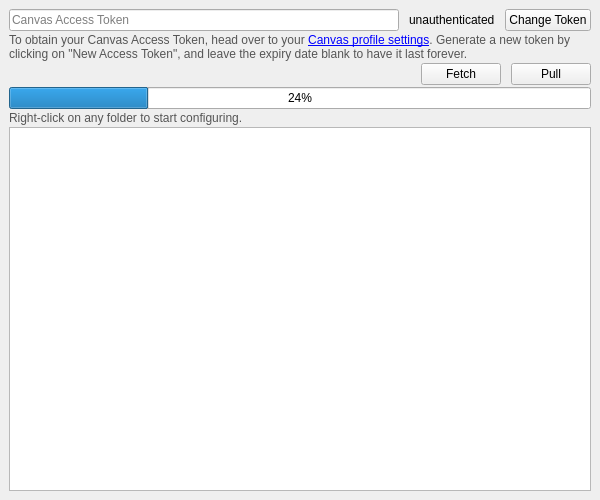
<?xml version="1.0" encoding="UTF-8"?>
<ui version="4.0">
 <class>MainWindow</class>
 <widget class="QMainWindow" name="MainWindow">
  <property name="geometry">
   <rect>
    <x>0</x>
    <y>0</y>
    <width>600</width>
    <height>500</height>
   </rect>
  </property>
  <property name="windowTitle">
   <string>Canvas Sync</string>
  </property>
  <property name="styleSheet">
   <string notr="true"/>
  </property>
  <widget class="QWidget" name="centralwidget">
   <property name="sizePolicy">
    <sizepolicy hsizetype="Preferred" vsizetype="Preferred">
     <horstretch>0</horstretch>
     <verstretch>0</verstretch>
    </sizepolicy>
   </property>
   <layout class="QVBoxLayout" name="verticalLayout">
    <property name="spacing">
     <number>2</number>
    </property>
    <item>
     <layout class="QHBoxLayout" name="horizontalLayout_accessToken">
      <property name="spacing">
       <number>10</number>
      </property>
      <property name="topMargin">
       <number>0</number>
      </property>
      <item>
       <widget class="QLineEdit" name="lineEdit_accessToken">
        <property name="echoMode">
         <enum>QLineEdit::Password</enum>
        </property>
        <property name="placeholderText">
         <string>Canvas Access Token</string>
        </property>
       </widget>
      </item>
      <item>
       <widget class="QLabel" name="label_authenticationStatus">
        <property name="text">
         <string>unauthenticated</string>
        </property>
       </widget>
      </item>
      <item>
       <widget class="QPushButton" name="pushButton_changeToken">
        <property name="enabled">
         <bool>true</bool>
        </property>
        <property name="text">
         <string>Change Token</string>
        </property>
       </widget>
      </item>
     </layout>
    </item>
    <item>
     <widget class="QLabel" name="label_accessTokenHelp">
      <property name="text">
       <string>&lt;span style=&quot;color: #555555&quot;
  &gt;To obtain your Canvas Access Token, head over to your
  &lt;a href=&quot;https://canvas.nus.edu.sg/profile/settings&quot;
    &gt;Canvas profile settings&lt;/a
  &gt;. Generate a new token by clicking on &quot;New Access Token&quot;, and leave the
  expiry date blank to have it last forever.&lt;/span
&gt;
</string>
      </property>
      <property name="wordWrap">
       <bool>true</bool>
      </property>
      <property name="openExternalLinks">
       <bool>true</bool>
      </property>
     </widget>
    </item>
    <item>
     <layout class="QHBoxLayout" name="horizontalLayout_actionButtons">
      <property name="spacing">
       <number>10</number>
      </property>
      <property name="topMargin">
       <number>0</number>
      </property>
      <item>
       <spacer name="horizontalSpacer">
        <property name="orientation">
         <enum>Qt::Horizontal</enum>
        </property>
        <property name="sizeType">
         <enum>QSizePolicy::MinimumExpanding</enum>
        </property>
        <property name="sizeHint" stdset="0">
         <size>
          <width>40</width>
          <height>20</height>
         </size>
        </property>
       </spacer>
      </item>
      <item>
       <widget class="QPushButton" name="pushButton_fetch">
        <property name="minimumSize">
         <size>
          <width>80</width>
          <height>0</height>
         </size>
        </property>
        <property name="text">
         <string>Fetch</string>
        </property>
       </widget>
      </item>
      <item>
       <widget class="QPushButton" name="pushButton_pull">
        <property name="sizePolicy">
         <sizepolicy hsizetype="Maximum" vsizetype="Fixed">
          <horstretch>0</horstretch>
          <verstretch>0</verstretch>
         </sizepolicy>
        </property>
        <property name="minimumSize">
         <size>
          <width>80</width>
          <height>0</height>
         </size>
        </property>
        <property name="text">
         <string>Pull</string>
        </property>
        <property name="checkable">
         <bool>false</bool>
        </property>
        <property name="default">
         <bool>false</bool>
        </property>
        <property name="flat">
         <bool>false</bool>
        </property>
       </widget>
      </item>
     </layout>
    </item>
    <item>
     <widget class="QProgressBar" name="progressBar">
      <property name="value">
       <number>24</number>
      </property>
      <property name="invertedAppearance">
       <bool>false</bool>
      </property>
     </widget>
    </item>
    <item>
     <widget class="QLabel" name="guideText">
      <property name="text">
       <string>&lt;html&gt;&lt;head/&gt;&lt;body&gt;&lt;p&gt;&lt;span style=&quot; color:#555555;&quot;&gt;Right-click on any folder to start configuring.&lt;/span&gt;&lt;/p&gt;&lt;/body&gt;&lt;/html&gt;</string>
      </property>
      <property name="wordWrap">
       <bool>true</bool>
      </property>
      <property name="margin">
       <number>0</number>
      </property>
      <property name="indent">
       <number>0</number>
      </property>
     </widget>
    </item>
    <item>
     <widget class="ClickableTreeView" name="treeView">
      <property name="editTriggers">
       <set>QAbstractItemView::AnyKeyPressed|QAbstractItemView::SelectedClicked</set>
      </property>
      <property name="selectionBehavior">
       <enum>QAbstractItemView::SelectItems</enum>
      </property>
      <property name="uniformRowHeights">
       <bool>true</bool>
      </property>
      <property name="animated">
       <bool>false</bool>
      </property>
      <attribute name="headerVisible">
       <bool>true</bool>
      </attribute>
     </widget>
    </item>
   </layout>
  </widget>
  <widget class="QMenuBar" name="menubar">
   <property name="geometry">
    <rect>
     <x>0</x>
     <y>0</y>
     <width>600</width>
     <height>37</height>
    </rect>
   </property>
  </widget>
 </widget>
 <customwidgets>
  <customwidget>
   <class>ClickableTreeView</class>
   <extends>QTreeView</extends>
   <header>clickable_tree_view.h</header>
  </customwidget>
 </customwidgets>
 <resources/>
 <connections/>
</ui>
